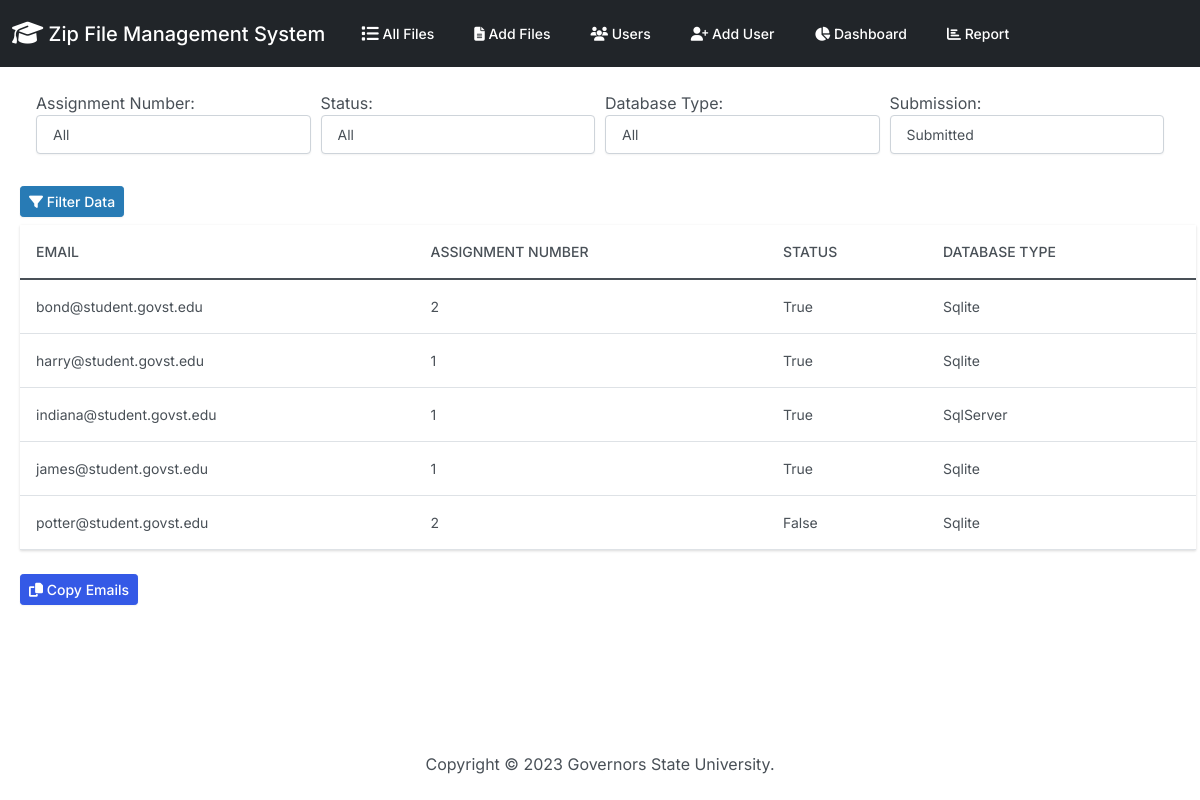
The page /report/ on the database its author committed.
### zipfiles/models.py (models this page shows, shortened)
class File_Results(models.Model):
    id_number = models.PositiveIntegerField(null=True)
    f_name = models.CharField(max_length=255, null=True)
    f_size = models.CharField(max_length=50, null=True)
    myfiles = models.FileField(upload_to="")
    user_name = models.ForeignKey(
        'UserNamesList',
        on_delete=models.CASCADE,
        db_column='user_name',
        default=None
    )
    db_name = models.CharField(max_length=50, null=True)
    db_type = models.CharField(max_length=50, null=True)
    is_build_succeeded = models.CharField(max_length=50, null=True)
    dotnet_version = models.CharField(max_length=20, null=True)
    error_details = models.TextField(null=True)
    assignment_number = models.IntegerField(null=True)
    folder_name = models.CharField(max_length=50, null=True)
    instruction_passed = models.CharField(max_length=50, null=True)

class UserNamesList(models.Model):
    user_name = models.CharField(
        primary_key=True,  # Set user_name as the primary key
        max_length=255,
        unique=True,
        validators=[
            MinLengthValidator(3, message='Username must have at least 3 characters.'),
        ]
    )
    email = models.EmailField()
    enable = models.BooleanField(default=True)
    updated_date = models.DateTimeField(default=timezone.now)
    class Meta:
        verbose_name_plural = 'UserNamesList'

### zipfiles/views.py (the view)
# urls.py: path('report/',views.report,name='report'),
def report(request):
    assignment_numbers = File_Results.objects.values_list('assignment_number', flat=True).distinct()
    database_types = File_Results.objects.values_list('db_type', flat=True).distinct()
    assignment_number = ''
    status = ''
    db_type = ''
    submission = 'Submitted'
    missing_user_names = []
    users = []
    if request.method == 'POST':
      submission = request.POST.get('submission')
      assignment_number = request.POST.get('assignment_number')
      status = request.POST.get('status')
      db_type = request.POST.get('db_type')
      filters = {}
      if assignment_number.isdigit():
        filters['assignment_number'] = int(assignment_number)
      if submission != 'Not Submitted':
        if status == 'Failed':
            filters['is_build_succeeded'] = 'False'
        elif status == 'Success':
            filters['is_build_succeeded'] = 'True'
        if db_type and db_type != "":
            filters['db_type'] = db_type
        users = File_Results.objects.filter(**filters)
      else:
        file_result_user_names = File_Results.objects.filter(**filters).values_list('user_name__user_name', flat=True).distinct()
        user_names_list = UserNamesList.objects.values_list('user_name', flat=True).distinct()
        missing_user_names = set(user_names_list) - set(file_result_user_names)
    else:
        users = File_Results.objects.all()
    context = {
      'users': users,
      'assignment_numbers': assignment_numbers,
      'database_types': database_types,
      'selected_assignment': '' if not assignment_number.isdigit() else int(assignment_number),
      'selected_status': status,
      'selected_db_type': db_type,
      'selected_submission': submission,
      'missing_user_names' : missing_user_names
    }
    return render(request, 'zipfiles/report.html', context)

### zipfiles/templates/zipfiles/report.html (shortened to what this page needs)
{% extends "zipfiles/base.html" %}
{% block body %}
<form method="POST" action="{% url 'report' %}">
    <div class="form-row mx-4 my-4">
        <div class="form-group col">
          <label for="assignment_number">Assignment Number:</label>
          <select class="form-control" id="assignment_number" name="assignment_number">
            <option value="">All</option>
          </select>
        </div>
        <div class="form-group col">
          <label for="status">Status:</label>
          <select class="form-control" id="status" name="status">
            <option value="">All</option>
          </select>
        </div>
        <div class="form-group col">
          <label for="db_type">Database Type:</label>
          <select class="form-control" id="db_type" name="db_type">
            <option value="">All</option>
          </select>
        </div>
        <div class="form-group col">
            <label for="submission">Submission:</label>
            <select class="form-control" id="submission" name="submission">
              <option value="Submitted" {% if selected_submission == 'Submitted' %}selected{% endif %}>Submitted</option>
            </select>
        </div>
      </div>
      <button type="submit" class="btn btn-sm btn-info m-2">
        <i class="fas fa-filter"></i> Filter Data
      </button>
  </form>
  {% if missing_user_names %}
    <div class="container mt-4">
      <h3>Emails of Not Submitted:</h3>
      <table class="table" id="missing-emails-table">
        <thead>
          <tr>
            <th>Email</th>
          </tr>
        </thead>
        <tbody>
          {% for missing_user_name in missing_user_names %}
            <tr>
              <td>{{ missing_user_name }}@student.govst.edu</td>
            </tr>
          {% empty %}
            <tr>
              <td colspan="1">No missing emails found.</td>
            </tr>
          {% endfor %}
        </tbody>
      </table>
      {% if missing_user_names %}
      <button type="button" class="btn btn-sm btn-primary" onclick="CopyMissingEmails()" id="copy-missing-emails">
        <i class="fas fa-copy"></i> Copy Emails
      </button>
      {% endif %}
    </div>
  {% else %}
    <table class="table mx-2">
      <thead>
        <tr>
          <th>Email</th>
          <th>Assignment Number</th>
          <th>Status</th>
          <th>Database Type</th>
        </tr>
      </thead>
      <tbody>
        {% for user in users %}
          <tr>
            <td>{{ user.user_name.email|default:"" }}</td>
            <td>{{ user.assignment_number|default:"" }}</td>
            <td>{{ user.is_build_succeeded|default:"" }}</td>
            <td>{{ user.db_type|default:"" }}</td>
          </tr>
        {% empty %}
          <tr>
            <td colspan="4">No users found.</td>
          </tr>
        {% endfor %}
      </tbody>
    </table>
    {% if users %}
    <button type="button" class="btn btn-sm btn-primary m-2" id="copy-emails">
      <i class="fas fa-copy"></i> Copy Emails
    </button>
    {% endif %}
  {% endif %}
{% endblock %}

### zipfiles/templates/zipfiles/base.html (style rules this page uses)
body, table { font-size: 14px; }

### zipfiles/templates/zipfiles/report.html (style rules this page uses)
.form-row { display: flex; flex-wrap: wrap; gap: 10px; }
.form-group { flex-basis: 0; flex-grow: 1; max-width: 100%; }

### rows shown on the page
File_Results: user_name.email "bond@student.govst.edu", assignment_number "2", is_build_succeeded "True", db_type "Sqlite"
File_Results: user_name.email "harry@student.govst.edu", assignment_number "1", is_build_succeeded "True", db_type "Sqlite"
File_Results: user_name.email "indiana@student.govst.edu", assignment_number "1", is_build_succeeded "True", db_type "SqlServer"
File_Results: user_name.email "james@student.govst.edu", assignment_number "1", is_build_succeeded "True", db_type "Sqlite"
File_Results: user_name.email "potter@student.govst.edu", assignment_number "2", is_build_succeeded "False", db_type "Sqlite"
